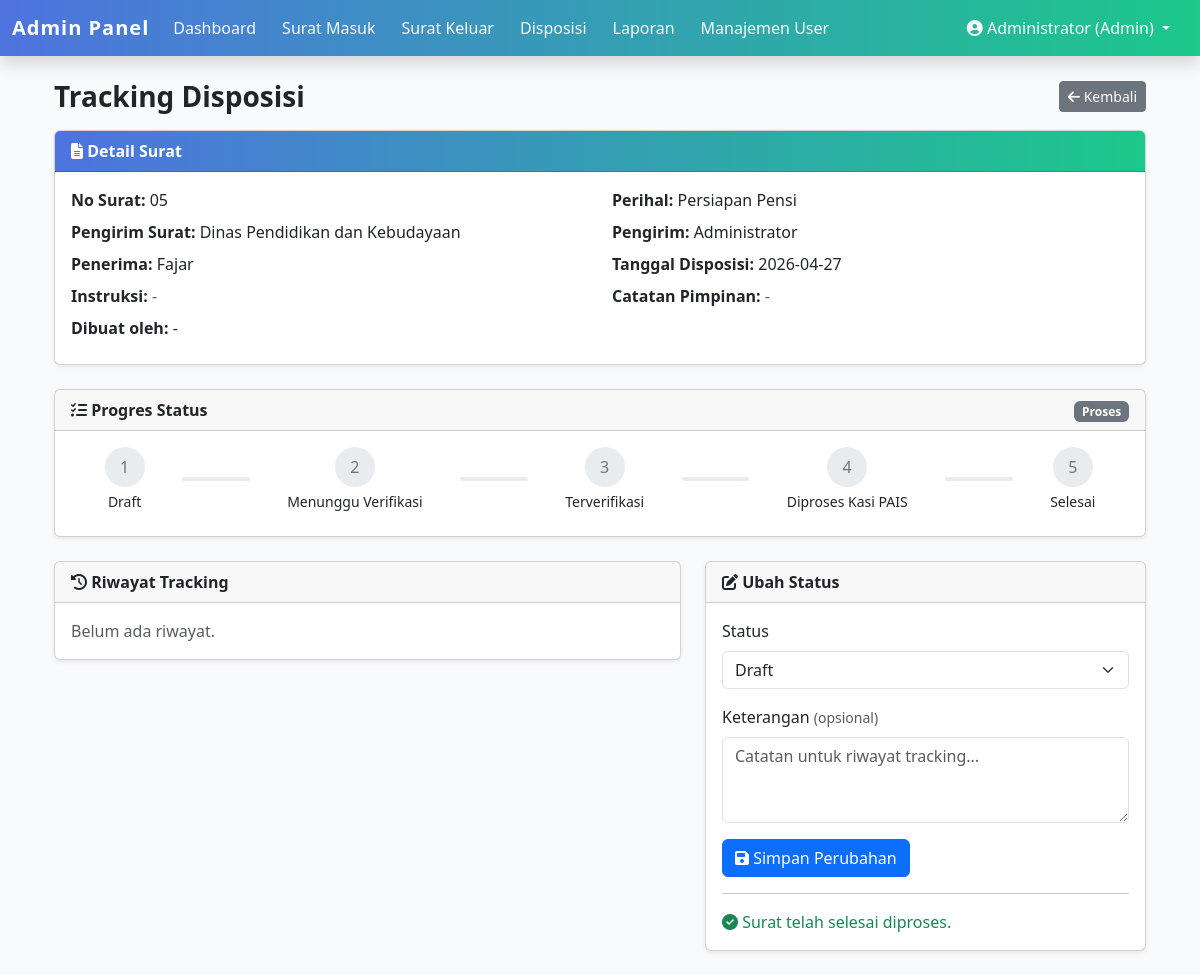
Page /tracking.php?type=disposisi&id=8 (signed in) on the earlier database version.
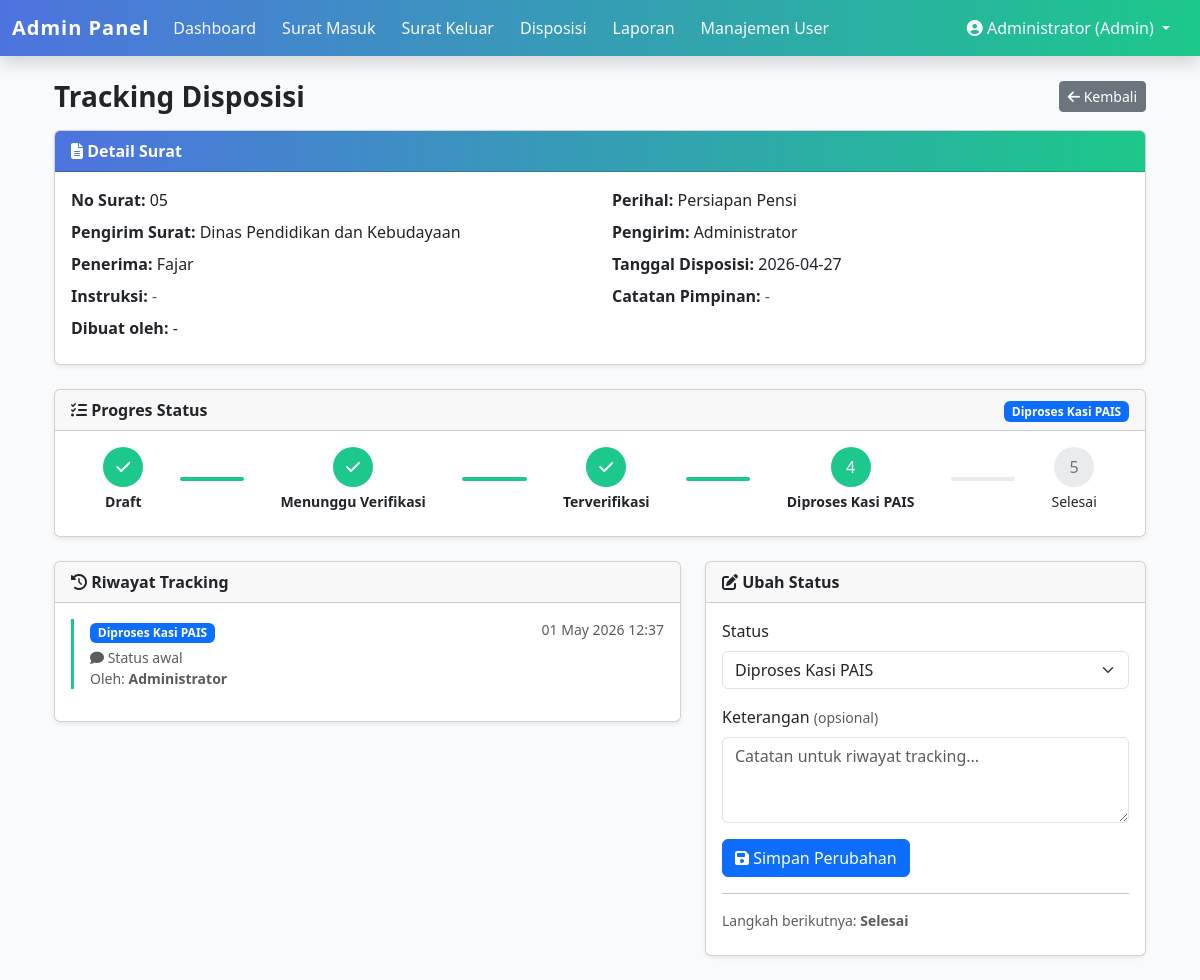
Same page on the later database version.
### tables this page shows
CREATE TABLE `disposisi` (
  `id` int(11) NOT NULL,
  `surat_masuk_id` int(11) DEFAULT NULL,
  `pengirim_id` int(11) DEFAULT NULL,
  `penerima_id` int(11) DEFAULT NULL,
  `tgl_disposisi` date DEFAULT NULL,
  `instruksi` text DEFAULT NULL,
  `catatan_pimpinan` text DEFAULT NULL,
  `status` enum('draft','menunggu_verifikasi','terverifikasi','diproses_kasi_pais','selesai') DEFAULT 'draft',
  `created_at` timestamp NULL DEFAULT current_timestamp(),
  `updated_at` timestamp NULL DEFAULT current_timestamp() ON UPDATE current_timestamp()
);

CREATE TABLE `surat_masuk` (
  `id` int(11) NOT NULL,
  `no_agenda` varchar(50) DEFAULT NULL,
  `no_surat` varchar(100) DEFAULT NULL,
  `tgl_surat` date DEFAULT NULL,
  `tgl_diterima` date DEFAULT NULL,
  `pengirim` varchar(150) DEFAULT NULL,
  `instansi` varchar(150) DEFAULT NULL,
  `perihal` varchar(255) DEFAULT NULL,
  `kategori` varchar(100) DEFAULT NULL,
  `file_surat` varchar(255) DEFAULT NULL,
  `status` enum('draft','menunggu_verifikasi','terverifikasi','diproses_kasi_pais','selesai') DEFAULT 'draft',
  `created_at` timestamp NULL DEFAULT current_timestamp()
);

CREATE TABLE `users` (
  `id` int(11) NOT NULL,
  `nama` varchar(100) DEFAULT NULL,
  `email` varchar(100) DEFAULT NULL,
  `password` varchar(255) DEFAULT NULL,
  `role` varchar(20) NOT NULL,
  `created_at` timestamp NULL DEFAULT current_timestamp()
);

CREATE TABLE `status_history` (
  `id` int(11) NOT NULL,
  `ref_type` enum('surat_keluar','surat_masuk','disposisi') NOT NULL,
  `ref_id` int(11) NOT NULL,
  `status` varchar(50) NOT NULL,
  `keterangan` text DEFAULT NULL,
  `updated_by` int(11) DEFAULT NULL,
  `created_at` timestamp NULL DEFAULT current_timestamp()
);

### tracking.php (the view, shortened to what the changed rows need)
<?php
include "includes/db.php";
include "includes/tracking.php";
$type = isset($_GET['type']) ? $_GET['type'] : '';
$id   = isset($_GET['id']) ? intval($_GET['id']) : 0;
$detail = [];
$pembuat_nama = '';
if ($type == 'surat_keluar') {
    $q = mysqli_query($conn, "SELECT * FROM surat_keluar WHERE id=$id");
    $row = mysqli_fetch_assoc($q);
    if ($row) {
        $judul = 'Tracking Surat Keluar';
        $status = $row['status'];
        $detail = [
            'No Agenda'    => $row['no_agenda'],
            'No Surat'     => $row['no_surat'],
            'Tanggal Surat' => $row['tgl_surat'],
            'Tujuan'       => $row['tujuan'],
            'Instansi'     => $row['instansi'],
            'Kategori'     => $row['kategori'],
            'Perihal'      => $row['perihal'],
            'Isi Surat'    => $row['isi_surat'],
        ];
        if ($row['file_surat']) {
            $file_url = "assets/uploads/surat_keluar/" . $row['file_surat'];
        }
        $qr = mysqli_query($conn, "SELECT nama FROM users WHERE id='" . intval($row['pembuat_id']) . "'");
        $pr = mysqli_fetch_assoc($qr);
        $pembuat_nama = $pr['nama'] ?? '-';
    }
} else {
    $q = mysqli_query($conn, "
        SELECT d.*, sm.no_surat, sm.perihal, sm.pengirim AS pengirim_surat,
               u1.nama AS pengirim, u2.nama AS penerima
        FROM disposisi d
        JOIN surat_masuk sm ON d.surat_masuk_id = sm.id
        LEFT JOIN users u1 ON d.pengirim_id = u1.id
        LEFT JOIN users u2 ON d.penerima_id = u2.id
        WHERE d.id=$id
    ");
    $row = mysqli_fetch_assoc($q);
    if ($row) {
        $detail = [
            'No Surat'        => $row['no_surat'],
            'Perihal'         => $row['perihal'],
            'Pengirim Surat'  => $row['pengirim_surat'],
            'Pengirim'        => $row['pengirim'],
            'Penerima'        => $row['penerima'],
            'Tanggal Disposisi' => $row['tgl_disposisi'],
            'Instruksi'       => $row['instruksi'],
            'Catatan Pimpinan' => $row['catatan_pimpinan'],
        ];
    }
}
if ($type == 'surat_keluar') {
    $row['status'] = mysqli_fetch_assoc(mysqli_query($conn, "SELECT status FROM surat_keluar WHERE id=$id"))['status'];
} elseif ($type == 'surat_masuk') {
    $row['status'] = mysqli_fetch_assoc(mysqli_query($conn, "SELECT status FROM surat_masuk WHERE id=$id"))['status'];
} else {
    $row['status'] = mysqli_fetch_assoc(mysqli_query($conn, "SELECT status FROM disposisi WHERE id=$id"))['status'];
}
$status = $row['status'];
$history = getStatusHistory($conn, $type, $id);
$current_idx = getStatusIndex($status);
$steps = getStatusSteps();
$next_status = getNextStatus($status);
if ($_SESSION['role'] == 'staf') {
    include "includes/header_staf.php";
} elseif ($_SESSION['role'] == 'user') {
    include "includes/header_user.php";
} else {
    include "includes/header.php";
}
?>
<div class="container mt-4">
  <div class="card shadow-sm mb-4">
    <div class="card-body">
      <div class="row">
        <?php foreach ($detail as $label => $value): ?>
          <div class="col-md-6 mb-2">
            <strong><?= $label; ?>:</strong>
            <?= $value !== null && $value !== '' ? nl2br(htmlspecialchars($value)) : '<span class="text-muted">-</span>'; ?>
          </div>
        <?php endforeach; ?>
        <div class="col-md-6 mb-2">
          <strong>Dibuat oleh:</strong> <?= htmlspecialchars($pembuat_nama ?: '-'); ?>
        </div>
      </div>
    </div>
  </div>
  <div class="card shadow-sm mb-4">
    <div class="card-header fw-semibold">
      <span class="float-end"><?= statusBadge($status); ?></span>
    </div>
    <div class="card-body">
      <div class="d-flex justify-content-between align-items-center mb-2">
        <?php $i = 0; foreach ($steps as $key => $label): ?>
          <div class="text-center flex-fill">
            <div class="rounded-circle d-inline-flex align-items-center justify-content-center"
                 style="width:40px;height:40px; <?= $i <= $current_idx ? 'background-color:#1cc88a;color:#fff;' : 'background-color:#e9ecef;color:#6c757d;' ?>">
              <?php if ($i < $current_idx): ?>
                <i class="fa fa-check"></i>
              <?php else: ?>
                <?= $i + 1; ?>
              <?php endif; ?>
            </div>
            <div class="mt-1 small" style="font-weight:<?= $i <= $current_idx ? 'bold' : 'normal'; ?>">
              <?= $label; ?>
            </div>
          </div>
          <?php if ($i < count($steps) - 1): ?>
            <div class="flex-fill mx-1" style="height:4px; background-color:<?= $i < $current_idx ? '#1cc88a' : '#e9ecef'; ?>; border-radius:2px;"></div>
          <?php endif; ?>
          <?php $i++; endforeach; ?>
      </div>
    </div>
  </div>
  <div class="row">
    <div class="col-md-7">
      <div class="card shadow-sm mb-4">
        <div class="card-body">
          <?php if (count($history) > 0): ?>
            <ul class="list-unstyled">
              <?php foreach ($history as $h): ?>
                <li class="border-start border-3 mb-3 ps-3" style="border-color:#1cc88a !important;">
                  <div class="d-flex justify-content-between">
                    <strong><?= statusBadge($h['status']); ?></strong>
                    <small class="text-muted"><?= date('d M Y H:i', strtotime($h['created_at'])); ?></small>
                  </div>
                  <?php if ($h['keterangan']): ?>
                    <div class="text-muted small mt-1"><i class="fa fa-comment"></i> <?= htmlspecialchars($h['keterangan']); ?></div>
                  <?php endif; ?>
                  <div class="text-muted small">Oleh: <strong><?= htmlspecialchars($h['nama'] ?? '-'); ?></strong></div>
                </li>
              <?php endforeach; ?>
            </ul>
          <?php else: ?>
            <p class="text-muted mb-0">Belum ada riwayat.</p>
          <?php endif; ?>
        </div>
      </div>
    </div>
    <div class="col-md-5">
      <?php if ($_SESSION['role'] == 'admin'): ?>
        <div class="card shadow-sm mb-4">
          <div class="card-header fw-semibold"><i class="fa fa-edit"></i> Ubah Status</div>
          <div class="card-body">
            <form method="POST">
              <div class="mb-3">
                <label class="form-label">Status</label>
                <select name="status" class="form-select" required>
                  <?php foreach ($steps as $key => $label): ?>
                    <option value="<?= $key; ?>" <?= $key == $status ? 'selected' : ''; ?>><?= $label; ?></option>
                  <?php endforeach; ?>
                </select>
              </div>
              <div class="mb-3">
                <label class="form-label">Keterangan <small class="text-muted">(opsional)</small></label>
                <textarea name="keterangan" class="form-control" rows="3" placeholder="Catatan untuk riwayat tracking..."></textarea>
              </div>
              <button type="submit" class="btn btn-primary">
                <i class="fa fa-save"></i> Simpan Perubahan
              </button>
            </form>
            <?php if ($next_status): ?>
              <hr>
              <p class="text-muted small mb-2">Langkah berikutnya: <strong><?= getStatusLabel($next_status); ?></strong></p>
            <?php else: ?>
              <hr>
              <p class="text-success mb-0"><i class="fa fa-check-circle"></i> Surat telah selesai diproses.</p>
            <?php endif; ?>
          </div>
        </div>
      <?php endif; ?>
    </div>
  </div>
</div>
<?php include "includes/footer.php"; ?>

### includes/tracking.php (shortened to what the changed rows need)
<?php
function getStatusSteps() {
    return [
        'draft'                 => 'Draft',
        'menunggu_verifikasi'   => 'Menunggu Verifikasi',
        'terverifikasi'         => 'Terverifikasi',
        'diproses_kasi_pais'    => 'Diproses Kasi PAIS',
        'selesai'               => 'Selesai',
    ];
}
function getStatusLabel($status) {
    $steps = getStatusSteps();
    return isset($steps[$status]) ? $steps[$status] : ucfirst(str_replace('_', ' ', $status));
}
function getStatusColor($status) {
    $colors = [
        'draft'                 => 'secondary',
        'menunggu_verifikasi'   => 'warning',
        'terverifikasi'         => 'info',
        'diproses_kasi_pais'    => 'primary',
        'selesai'               => 'success',
    ];
    return isset($colors[$status]) ? $colors[$status] : 'secondary';
}
function statusBadge($status) {
    return '<span class="badge bg-' . getStatusColor($status) . '">' . htmlspecialchars(getStatusLabel($status)) . '</span>';
}
function getStatusHistory($conn, $ref_type, $ref_id) {
    $result = mysqli_query($conn, "
        SELECT h.*, u.nama
        FROM status_history h
        LEFT JOIN users u ON h.updated_by = u.id
        WHERE h.ref_type = '$ref_type' AND h.ref_id = '$ref_id'
        ORDER BY h.created_at ASC, h.id ASC
    ");
    $history = [];
    while ($row = mysqli_fetch_assoc($result)) {
        $history[] = $row;
    }
    return $history;
}
function getNextStatus($status) {
    $steps = array_keys(getStatusSteps());
    $idx = array_search($status, $steps);
    if ($idx === false || $idx >= count($steps) - 1) {
        return null;
    }
    return $steps[$idx + 1];
}
function getStatusIndex($status) {
    $idx = array_search($status, array_keys(getStatusSteps()));
    return $idx === false ? -1 : $idx;
}

Differences in the rows shown:
changed disposisi "Persiapan Pensi": status "Proses" → "Diproses Kasi PAIS"; status (not shown) → "Selesai"
added status_history: status "Diproses Kasi PAIS", created_at "01 May 2026 12:37", keterangan "Status awal", updated_by.nama "Administrator"
Other differences:
form field status: "Draft" → (not shown)
text no longer shown: "Belum ada riwayat. Surat telah selesai diproses."
text now shown: "Langkah berikutnya:"
list line gone: "1"
list line gone: "2"
list line gone: "3"
